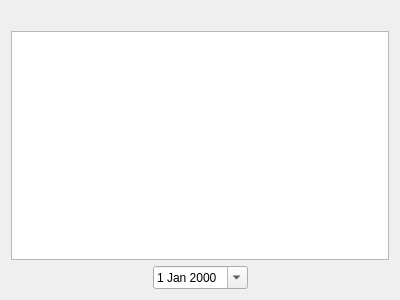
<?xml version="1.0" encoding="UTF-8"?>
<ui version="4.0">
 <class>ReportWidget</class>
 <widget class="QWidget" name="ReportWidget">
  <property name="geometry">
   <rect>
    <x>0</x>
    <y>0</y>
    <width>400</width>
    <height>300</height>
   </rect>
  </property>
  <property name="windowTitle">
   <string>Form</string>
  </property>
  <layout class="QGridLayout" name="gridLayout">
   <item row="0" column="1">
    <widget class="QLabel" name="dateLabel">
     <property name="text">
      <string/>
     </property>
     <property name="alignment">
      <set>Qt::AlignCenter</set>
     </property>
    </widget>
   </item>
   <item row="1" column="0" colspan="3">
    <widget class="QTableView" name="reportTableView"/>
   </item>
   <item row="2" column="0">
    <spacer name="horizontalSpacer">
     <property name="orientation">
      <enum>Qt::Horizontal</enum>
     </property>
     <property name="sizeHint" stdset="0">
      <size>
       <width>141</width>
       <height>20</height>
      </size>
     </property>
    </spacer>
   </item>
   <item row="2" column="1">
    <widget class="QDateEdit" name="dateEdit">
     <property name="accelerated">
      <bool>false</bool>
     </property>
     <property name="calendarPopup">
      <bool>true</bool>
     </property>
    </widget>
   </item>
   <item row="2" column="2">
    <spacer name="horizontalSpacer_2">
     <property name="orientation">
      <enum>Qt::Horizontal</enum>
     </property>
     <property name="sizeHint" stdset="0">
      <size>
       <width>140</width>
       <height>20</height>
      </size>
     </property>
    </spacer>
   </item>
  </layout>
 </widget>
 <resources/>
 <connections/>
</ui>
